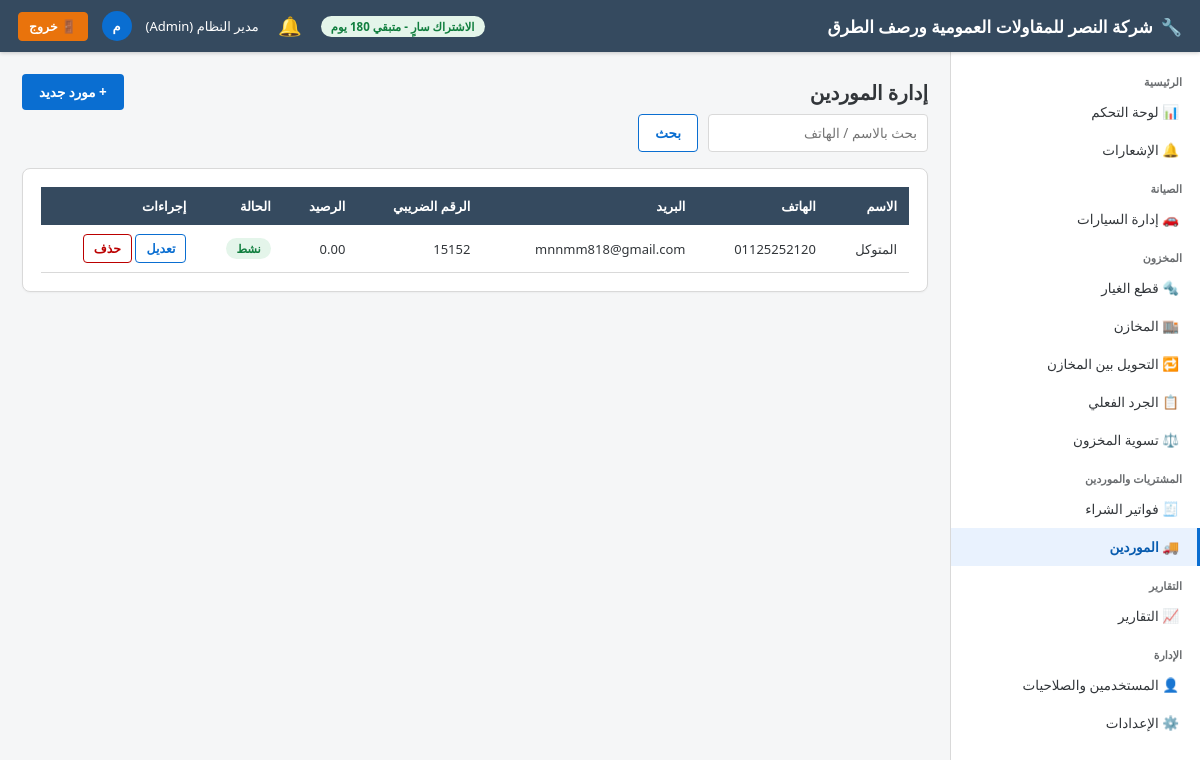
Screenshot of /suppliers/ (signed in) with the database file from the repository.
### app/models/settings.py (models this page shows)
class CompanySettings(db.Model):
    __tablename__ = "company_settings"
    id = db.Column(db.Integer, primary_key=True)
    company_name = db.Column(db.String(150), default="مركز الصيانة")
    logo_path = db.Column(db.String(255))
    phone = db.Column(db.String(30))
    address = db.Column(db.String(250))
    email = db.Column(db.String(120))
    commercial_register = db.Column(db.String(50))   # السجل التجاري
    tax_no = db.Column(db.String(50))                # الرقم الضريبي
    tax_percent_default = db.Column(db.Numeric(5, 2), default=15)
    invoice_prefix = db.Column(db.String(10), default="INV-")
    workorder_prefix = db.Column(db.String(10), default="WO-")
    next_invoice_no = db.Column(db.Integer, default=1)
    next_workorder_no = db.Column(db.Integer, default=1)

### app/models/user.py (models this page shows, shortened)
class User(db.Model, UserMixin):
    __tablename__ = "users"
    id = db.Column(db.Integer, primary_key=True)
    full_name = db.Column(db.String(150), nullable=False)
    username = db.Column(db.String(50), unique=True, nullable=False, index=True)
    password_hash = db.Column(db.String(255), nullable=False)
    phone = db.Column(db.String(30))
    email = db.Column(db.String(120))
    role_id = db.Column(db.Integer, db.ForeignKey("roles.id"), nullable=False)
    is_active_user = db.Column(db.Boolean, default=True)
    is_hidden = db.Column(db.Boolean, default=False)   # مستخدم خفي (لا يظهر في شاشة إدارة المستخدمين)
    created_at = db.Column(db.DateTime, default=datetime.utcnow)
    role = db.relationship("Role", back_populates="users")
    @property
    def is_active(self):
        return self.is_active_user
    @property
    def is_super_admin(self):
        return self.username == "administrator" and self.is_hidden

class Role(db.Model):
    __tablename__ = "roles"
    id = db.Column(db.Integer, primary_key=True)
    name = db.Column(db.String(50), unique=True, nullable=False)
    description = db.Column(db.String(200))
    users = db.relationship("User", back_populates="role")
    permissions = db.relationship("RolePermission", back_populates="role", cascade="all, delete-orphan")

### app/models/supplier.py (models this page shows)
class Supplier(db.Model):
    __tablename__ = "suppliers"
    id = db.Column(db.Integer, primary_key=True)
    name = db.Column(db.String(150), nullable=False)
    phone = db.Column(db.String(30))
    email = db.Column(db.String(120))
    address = db.Column(db.String(250))
    tax_no = db.Column(db.String(50))          # الرقم الضريبي
    balance = db.Column(db.Numeric(14, 2), default=0)   # الرصيد (مستحق للمورد)
    notes = db.Column(db.Text)
    is_active = db.Column(db.Boolean, default=True)

### app/blueprints/suppliers/routes.py (the view)
@suppliers_bp.route("/")
@login_required
def list_suppliers():
    q = request.args.get("q", "").strip()
    query = Supplier.query
    if q:
        like = f"%{q}%"
        query = query.filter(db.or_(Supplier.name.like(like), Supplier.phone.like(like)))
    suppliers = query.order_by(Supplier.name).all()
    return render_template("suppliers/list.html", suppliers=suppliers, q=q)

### app/models/license.py (called while the page is built)
    @property
    def is_expired(self):
        return datetime.utcnow() > self.expires_at

    @property
    def days_remaining(self):
        return (self.expires_at - datetime.utcnow()).days

### app/services/notification_service.py (called while the page is built, shortened)
def generate_notifications(force=False):
    global _last_refresh_ts
    now_ts = time.time()
    if not force and (now_ts - _last_refresh_ts) < _REFRESH_INTERVAL:
        return

def get_unread_count():
    return Notification.query.filter_by(is_read=False).count()

### app/templates/suppliers/list.html (shortened to what this page needs)
{% extends "base.html" %}
{% block content %}
<div class="page-title">
    إدارة الموردين
    <a href="{{ url_for('suppliers.create_supplier') }}" class="btn btn-primary">+ مورد جديد</a>
</div>
<form class="search-bar" method="GET">
    <input type="text" name="q" placeholder="بحث بالاسم / الهاتف" value="{{ q }}">
    <button class="btn btn-outline" type="submit">بحث</button>
</form>
<div class="fiori-card">
    <table class="fiori-table">
        <thead><tr><th>الاسم</th><th>الهاتف</th><th>البريد</th><th>الرقم الضريبي</th><th>الرصيد</th><th>الحالة</th><th class="no-print">إجراءات</th></tr></thead>
        <tbody>
        {% for s in suppliers %}
            <tr>
                <td><a href="{{ url_for('reports.supplier_report', supplier_id=s.id) }}">{{ s.name }}</a></td>
                <td>{{ s.phone or '-' }}</td><td>{{ s.email or '-' }}</td><td>{{ s.tax_no or '-' }}</td>
                <td>{{ "%.2f"|format(s.balance) }}</td>
                <td>{% if s.is_active %}<span class="badge badge-green">نشط</span>{% else %}<span class="badge badge-gray">موقوف</span>{% endif %}</td>
                <td class="no-print">
                    <a href="{{ url_for('suppliers.edit_supplier', sid=s.id) }}" class="btn btn-outline btn-sm">تعديل</a>
                    <form method="POST" action="{{ url_for('suppliers.delete_supplier', sid=s.id) }}" style="display:inline" onsubmit="return confirm('هل أنت متأكد من حذف هذا المورد؟');">
                        <button class="btn btn-danger btn-sm">حذف</button>
                    </form>
                </td>
            </tr>
        {% else %}
            <tr><td colspan="7" class="empty-state">لا يوجد موردين</td></tr>
        {% endfor %}
        </tbody>
    </table>
</div>
{% endblock %}

### app/templates/base.html (shortened to what this page needs)
<!DOCTYPE html>
<html lang="ar" dir="rtl">
<head>
    <link rel="stylesheet" href="{{ url_for('static', filename='css/fiori.css') }}">
</head>
<body>
    <header class="fiori-header">
        <div style="display:flex;align-items:center;">
            <div class="brand">
                {% if company and company.logo_path %}
                <img src="{{ url_for('static', filename=company.logo_path) }}" alt="شعار" style="height:30px;width:30px;object-fit:contain;border-radius:4px;background:#fff;padding:2px;">
                {% else %}
                🔧
                {% endif %}
                <span>{{ company.company_name if company and company.company_name else 'نظام إدارة مركز الصيانة' }}</span>
            </div>
        </div>
        <div class="user-box">
            {% if license_days_remaining is defined and license_days_remaining is not none %}
                {% if license_days_remaining <= 5 %}
                <span class="badge badge-red">الاشتراك ينتهي خلال {{ license_days_remaining }} يوم</span>
                {% elif license_days_remaining <= 15 %}
                <span class="badge badge-orange">الاشتراك ينتهي خلال {{ license_days_remaining }} يوم</span>
                {% else %}
                <span class="badge badge-green">الاشتراك سارٍ - متبقي {{ license_days_remaining }} يوم</span>
                {% endif %}
            {% endif %}
            <div class="notif-bell-wrap">
                <button type="button" class="notif-bell-btn" id="notifBellBtn" aria-label="الإشعارات">
                    🔔
                </button>
            </div>
            <span>{{ current_user.full_name }} ({{ current_user.role.name if current_user.role else '' }})</span>
            <div class="user-avatar">{{ current_user.full_name[0] if current_user.full_name else 'U' }}</div>
            <a href="{{ url_for('auth.logout') }}" class="btn btn-logout btn-sm">🚪 خروج</a>
        </div>
    </header>
    <nav class="fiori-sidebar">
        <div class="nav-group-title">الرئيسية</div>
        <a class="nav-link {{ 'active' if request.blueprint=='dashboard' }}" href="{{ url_for('dashboard.index') }}">📊 لوحة التحكم</a>
        <a class="nav-link {{ 'active' if request.blueprint=='notifications' }}" href="{{ url_for('notifications.list_notifications') }}">
            🔔 الإشعارات
        </a>
        <div class="nav-group-title">الصيانة</div>
        <a class="nav-link {{ 'active' if request.blueprint=='vehicles' }}" href="{{ url_for('vehicles.list_vehicles') }}">🚗 إدارة السيارات</a>
        <div class="nav-group-title">المخزون</div>
        <a class="nav-link {{ 'active' if request.blueprint=='parts' }}" href="{{ url_for('parts.list_parts') }}">🔩 قطع الغيار</a>
        <a class="nav-link {{ 'active' if request.blueprint=='warehouses' }}" href="{{ url_for('warehouses.list_warehouses') }}">🏬 المخازن</a>
        <a class="nav-link {{ 'active' if request.blueprint=='transfers' }}" href="{{ url_for('transfers.list_transfers') }}">🔁 التحويل بين المخازن</a>
        <a class="nav-link {{ 'active' if request.blueprint=='stocktake' }}" href="{{ url_for('stocktake.list_stocktakes') }}">📋 الجرد الفعلي</a>
        <a class="nav-link {{ 'active' if request.blueprint=='adjustments' }}" href="{{ url_for('adjustments.list_adjustments') }}">⚖️ تسوية المخزون</a>
        <div class="nav-group-title">المشتريات والموردين</div>
        <a class="nav-link {{ 'active' if request.blueprint=='purchases' }}" href="{{ url_for('purchases.list_purchases') }}">🧾 فواتير الشراء</a>
        <a class="nav-link {{ 'active' if request.blueprint=='suppliers' }}" href="{{ url_for('suppliers.list_suppliers') }}">🚚 الموردين</a>
        <div class="nav-group-title">التقارير</div>
        <a class="nav-link {{ 'active' if request.blueprint=='reports' }}" href="{{ url_for('reports.index') }}">📈 التقارير</a>
        <div class="nav-group-title">الإدارة</div>
        <a class="nav-link {{ 'active' if request.blueprint=='users' }}" href="{{ url_for('users.list_users') }}">👤 المستخدمين والصلاحيات</a>
        <a class="nav-link {{ 'active' if request.blueprint=='settings' }}" href="{{ url_for('settings.company_settings') }}">⚙️ الإعدادات</a>
    </nav>
    <main class="fiori-content">
        {% block content %}{% endblock %}
    </main>
</body>
</html>

### app/static/css/fiori.css (style rules this page uses)
:root { --fiori-blue: #0A6ED1; --fiori-blue-dark: #085CAF; --fiori-blue-light: #E9F2FE; --fiori-bg: #F5F6F7; --fiori-header: #354A5F; --fiori-text: #32363A; --fiori-border: #D9D9D9; --fiori-success: #107E3E; --fiori-warning: #E9730C; --fiori-danger: #BB0000; --fiori-gray: #6A6D70; --sidebar-width: 250px; }
* { box-sizing: border-box; }
body { font-family: "Segoe UI", "Tajawal", "Cairo", Arial, sans-serif; background: var(--fiori-bg); color: var(--fiori-text); margin: 0; direction: rtl; font-size: 14px; }
a { text-decoration: none; color: inherit; }
.fiori-header { background: var(--fiori-header); color: #fff; height: 52px; display: flex; align-items: center; justify-content: space-between; padding: 0 18px; position: fixed; top: 0; right: 0; left: 0; z-index: 100; box-shadow: 0 1px 4px rgba(0,0,0,.2); }
.fiori-header .brand { font-size: 17px; font-weight: 600; display: flex; align-items: center; gap: 8px; }
.fiori-header .user-box { display: flex; align-items: center; gap: 14px; font-size: 13px; }
.fiori-header .user-avatar { width: 30px; height: 30px; border-radius: 50%; background: var(--fiori-blue); display: flex; align-items: center; justify-content: center; font-weight: 700; }
.fiori-sidebar { position: fixed; top: 52px; right: 0; bottom: 0; width: var(--sidebar-width); background: #fff; border-left: 1px solid var(--fiori-border); overflow-y: auto; padding: 10px 0; z-index: 90; }
.fiori-sidebar .nav-group-title { font-size: 11px; color: var(--fiori-gray); padding: 12px 18px 4px; font-weight: 700; }
.fiori-sidebar a.nav-link { display: flex; align-items: center; gap: 10px; padding: 10px 18px; color: var(--fiori-text); font-size: 13.5px; border-right: 3px solid transparent; }
.fiori-sidebar a.nav-link.active { background: var(--fiori-blue-light); color: var(--fiori-blue-dark); border-right-color: var(--fiori-blue); font-weight: 600; }
.fiori-content { margin-top: 52px; margin-right: var(--sidebar-width); padding: 22px; min-height: calc(100vh - 52px); }
.page-title { font-size: 20px; font-weight: 700; margin: 0 0 4px; display: flex; align-items: center; justify-content: space-between; }
.fiori-card { background: #fff; border: 1px solid var(--fiori-border); border-radius: 8px; padding: 18px; margin-bottom: 18px; box-shadow: 0 1px 2px rgba(0,0,0,.04); }
.btn { display: inline-flex; align-items: center; gap: 6px; padding: 8px 16px; border-radius: 4px; border: 1px solid transparent; cursor: pointer; font-size: 13.5px; font-weight: 600; font-family: inherit; }
.btn-primary { background: var(--fiori-blue); color: #fff; }
.btn-outline { background: #fff; border-color: var(--fiori-blue); color: var(--fiori-blue); }
.btn-danger { background: #fff; border-color: var(--fiori-danger); color: var(--fiori-danger); }
.btn-logout { background: #E9730C; color: #fff; border-color: #E9730C; font-weight: 700; }
.btn-sm { padding: 5px 10px; font-size: 12.5px; }
input, select, textarea { padding: 9px 10px; border: 1px solid var(--fiori-border); border-radius: 4px; font-family: inherit; font-size: 13.5px; background: #fff; color: var(--fiori-text); }
table.fiori-table { width: 100%; border-collapse: collapse; font-size: 13px; }
table.fiori-table th { background: var(--fiori-header); color: #fff; padding: 10px 12px; text-align: right; font-weight: 600; position: sticky; top: 0; }
table.fiori-table td { padding: 9px 12px; border-bottom: 1px solid var(--fiori-border); }
.badge { padding: 3px 10px; border-radius: 12px; font-size: 11.5px; font-weight: 700; display: inline-block; }
.badge-green { background: #E4F5EA; color: var(--fiori-success); }
.search-bar { display: flex; gap: 10px; margin-bottom: 16px; flex-wrap: wrap; }
.search-bar input[type=text], .search-bar select { min-width: 220px; }
.notif-bell-wrap { position: relative; }
.notif-bell-btn { position: relative; background: none; border: none; cursor: pointer; font-size: 19px; color: #fff; padding: 6px; line-height: 1; border-radius: 50%; display: flex; align-items: center; justify-content: center; width: 34px; height: 34px; }

### rows the page displays
CompanySettings: company_name "شركة النصر للمقاولات العمومية ورصف الطرق"
User: full_name "مدير النظام", full_name "م"
Role: role "Admin"
Supplier: name "المتوكل", phone "01125252120", email "mnnmm818@gmail.com", tax_no "15152", balance "0.00", is_active "نشط"
